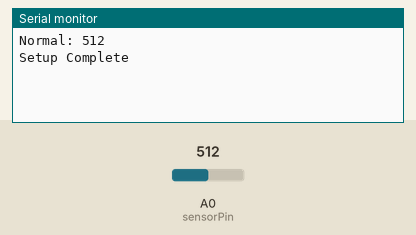
Recording of a sketch running on a simulated Arduino Uno, built with avr-gcc and run on an emulated ATmega328P. Parts: the last lines printed to the serial monitor. Inputs (shaded band) come from the test bench; at power-on: A0 (sensorPin) = 512.

Above: at 2.2 s.
2.3 s: A0 (sensorPin) set to 496
At 2.7 s:
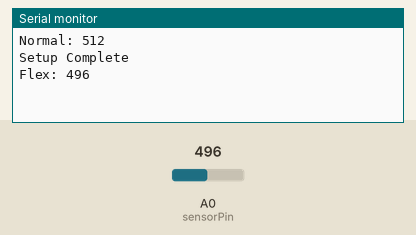
4.3 s: A0 (sensorPin) set to 511
At 4.7 s:
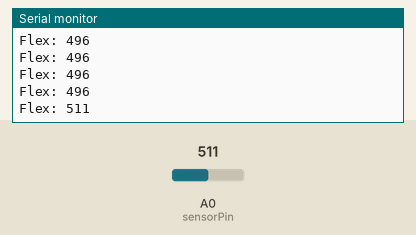

The sketch:

flex_sensor.ino
```cpp
int sensorPin = A0;
int sensorValue = 0;
int sensorNormal = 0;

void setup()
{
   Serial.begin(9600);
    delay(1000);
    sensorNormal = analogRead(sensorPin);

     Serial.print("Normal: ");
     Serial.println(sensorNormal);
     Serial.println("Setup Complete");

}

void loop()
{
   sensorValue = analogRead(sensorPin);


   if (sensorValue < sensorNormal)
   {
       Serial.print("Flex: ");
       Serial.println(sensorValue);
       delay(500);
   }
}
```

Measured:
- the behaviour switches between 512 and 511 on A0 (sensorPin) (found by bisection; images 0 and 1)
- after the input at 2.3 s, the serial monitor: prints a new line at once (image 1)
- after the input at 4.3 s, the serial monitor: prints a new line at once (image 2)
